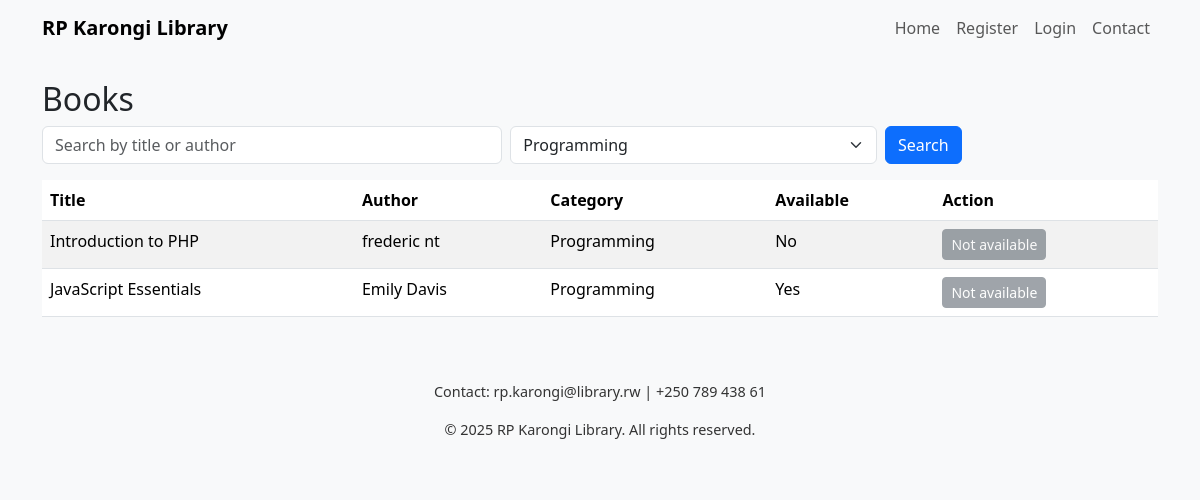
/books.php?category=Programming, run on the app's committed database.
### tables this page shows
CREATE TABLE `books` (
  `book_id` int(11) NOT NULL,
  `title` varchar(255) NOT NULL,
  `author` varchar(255) NOT NULL,
  `category` varchar(100) NOT NULL,
  `available_status` enum('available','borrowed') DEFAULT 'available',
  `created_at` timestamp NOT NULL DEFAULT current_timestamp()
);

### books.php (the view, shortened to what this page needs)
<?php
require 'inc/config.php';
require 'inc/header.php';
$search = trim($_GET['q'] ?? '');
$category = trim($_GET['category'] ?? '');
$sql = "SELECT * FROM books WHERE 1=1";
$params = [];
if ($category !== '') {
    $sql .= " AND category = ?";
    $params[] = $category;
}
$stmt = $pdo->prepare($sql);
$stmt->execute($params);
$books = $stmt->fetchAll(PDO::FETCH_ASSOC);
$catStmt = $pdo->query("SELECT DISTINCT category FROM books");
$categories = $catStmt->fetchAll(PDO::FETCH_COLUMN);
?>
<h2>Books</h2>
<form class="row g-2 mb-3" method="get">
  <div class="col-md-5">
    <input name="q" value="<?= htmlspecialchars($search) ?>" class="form-control" placeholder="Search by title or author">
  </div>
  <div class="col-md-4">
    <select name="category" class="form-select">
      <?php foreach ($categories as $c): ?>
        <option value="<?= htmlspecialchars($c) ?>" <?= $c === $category ? 'selected' : '' ?>>
          <?= htmlspecialchars($c) ?>
        </option>
      <?php endforeach; ?>
    </select>
  </div>
  <div class="col-md-3">
    <button class="btn btn-primary">Search</button>
  </div>
</form>
<table class="table table-striped">
  <thead>
    <tr>
      <th>Title</th>
      <th>Author</th>
      <th>Category</th>
      <th>Available</th>
      <th>Action</th>
    </tr>
  </thead>
  <tbody>
    <?php foreach ($books as $b): ?>
      <tr>
        <td><?= htmlspecialchars($b['title']) ?></td>
        <td><?= htmlspecialchars($b['author']) ?></td>
        <td><?= htmlspecialchars($b['category']) ?></td>
        <td><?= $b['available_status'] ? 'Yes' : 'No' ?></td>
        <td>
          <?php if (isset($_SESSION['user']) && $b['available_status']): ?>
            <form method="post" action="borrow.php" style="display:inline">
              <input type="hidden" name="book_id" value="<?= $b['book_id'] ?>">
              <button class="btn btn-sm btn-success">Borrow</button>
            </form>
          <?php else: ?>
            <button class="btn btn-sm btn-secondary" disabled>Not available</button>
          <?php endif; ?>
        </td>
      </tr>
    <?php endforeach; ?>
  </tbody>
</table>
<?php require 'inc/footer.php'; ?>

### assets/css/styles.css (style rules this page uses)
body { background: #f8f9fa; }
.btn-primary { transition: transform .12s ease; }

### data on the page
books: title "Introduction to PHP", author "frederic nt", category "Programming", available_status "No"
books: title "JavaScript Essentials", author "Emily Davis", category "Programming", available_status "Yes"

### other printed values
form field category "Programming"
